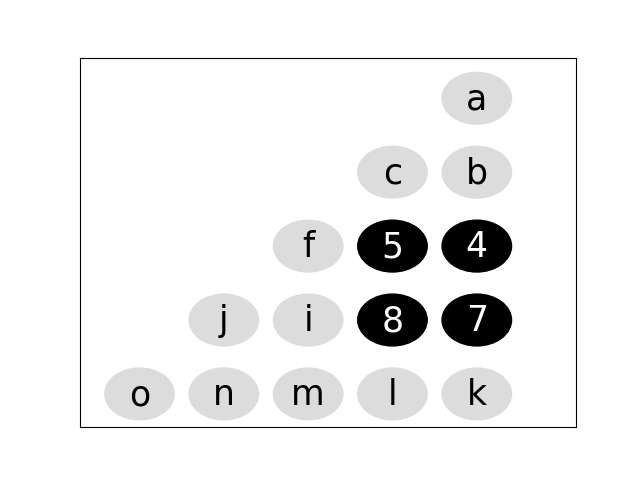

Write Python code to recreate this figure.
#senku implementacion grafica


print("Espere un momento...")
import matplotlib
matplotlib.use('Agg')
import matplotlib.pyplot as plt
import matplotlib.patches as patches
from matplotlib.offsetbox import AnnotationBbox, OffsetImage
from matplotlib.figure import Figure

fig, ax = plt.subplots()
fig.suptitle("Problema incial", fontsize=16)

circle1 = plt.Circle((0.8, 0.89), 0.07, color='gainsboro')
circle2 = plt.Circle((0.8, 0.69), 0.07, color='gainsboro')
circle3 = plt.Circle((0.8, 0.49), 0.07, color='gainsboro')
circle4 = plt.Circle((0.8, 0.29), 0.07, color='gainsboro')
circle5 = plt.Circle((0.8, 0.09), 0.07, color='gainsboro')

circle6 = plt.Circle((0.63, 0.69), 0.07, color='gainsboro')
circle7 = plt.Circle((0.63, 0.49), 0.07, color='gainsboro')
circle8 = plt.Circle((0.63, 0.29), 0.07, color='gainsboro')
circle9 = plt.Circle((0.63, 0.09), 0.07, color='gainsboro')

circle10 = plt.Circle((0.46, 0.49), 0.07, color='gainsboro')
circle11 = plt.Circle((0.46, 0.29), 0.07, color='gainsboro')
circle12 = plt.Circle((0.46, 0.09), 0.07, color='gainsboro')

circle13 = plt.Circle((0.29, 0.29), 0.07, color='gainsboro')
circle14 = plt.Circle((0.29, 0.09), 0.07, color='gainsboro')

circle15 = plt.Circle((0.12, 0.09), 0.07, color='gainsboro')

ax.get_xaxis().set_visible(False)
ax.get_yaxis().set_visible(False)

ax.add_artist(circle1)
label = ax.annotate("a", xy=(0.8, 0.86), fontsize=25, ha = "center")
ax.add_artist(circle2)
label = ax.annotate("b", xy=(0.8, 0.66), fontsize=25, ha = "center")
ax.add_artist(circle3)
label = ax.annotate("d", xy=(0.8, 0.46), fontsize=25, ha = "center")
ax.add_artist(circle4)
label = ax.annotate("g", xy=(0.8, 0.26), fontsize=25, ha = "center")
ax.add_artist(circle5)
label = ax.annotate("k", xy=(0.8, 0.06), fontsize=25, ha = "center")
ax.add_artist(circle6)
label = ax.annotate("c", xy=(0.63, 0.66), fontsize=25, ha = "center")
ax.add_artist(circle7)
label = ax.annotate("e", xy=(0.63, 0.46), fontsize=25, ha = "center")
ax.add_artist(circle8)
label = ax.annotate("h", xy=(0.63, 0.26), fontsize=25, ha = "center")
ax.add_artist(circle9)
label = ax.annotate("l", xy=(0.63, 0.06), fontsize=25, ha = "center")
ax.add_artist(circle10)
label = ax.annotate("f", xy=(0.46, 0.46), fontsize=25, ha = "center")
ax.add_artist(circle11)
label = ax.annotate("i", xy=(0.46, 0.26), fontsize=25, ha = "center")
ax.add_artist(circle12)
label = ax.annotate("m", xy=(0.46, 0.06), fontsize=25, ha = "center")
ax.add_artist(circle13)
label = ax.annotate("j", xy=(0.29, 0.26), fontsize=25, ha = "center")
ax.add_artist(circle14)
label = ax.annotate("n", xy=(0.29, 0.06), fontsize=25, ha = "center")
ax.add_artist(circle15)
label = ax.annotate("o", xy=(0.12, 0.06), fontsize=25, ha = "center")

#SITUACION INICIAL
#letras posicion
#numeros fichas

dict ={'a':0,'b':0,'c':0,'d':1,'e':1,'f':0,'g':1,'h':1,'i':0,'j':0,'k':0,'l':0,'m':0,'n':0,'o':0}

    #creacion de el ejemplo para la representacion grafica
a = dict.get('a')
b = dict.get('b')
c = dict.get('c')
d = dict.get('d')
e = dict.get('e')
f = dict.get('f')
g = dict.get('g')
h = dict.get('h')
i = dict.get('i')
j = dict.get('j')
k = dict.get('k')
l = dict.get('l')
m = dict.get('m')
n = dict.get('n')
o = dict.get('o')

#DIBUJA LA EL EJEMPLO QUE CONDICIONAMOS EN EL tablero
if a == 1:
    circlea = plt.Circle((0.8, 0.89), 0.07, color='k')
    ax.add_artist(circlea)
    label = ax.annotate("1", xy=(0.8, 0.86), fontsize=25, ha = "center",color='w')
if b == 1:
    circleb = plt.Circle((0.8, 0.69), 0.07, color='k')
    ax.add_artist(circleb)
    label = ax.annotate("2", xy=(0.8, 0.66), fontsize=25, ha = "center",color='w')
if d == 1:
    circled = plt.Circle((0.8, 0.49), 0.07, color='k')
    ax.add_artist(circled)
    label = ax.annotate("4", xy=(0.8, 0.46), fontsize=25, ha = "center",color='w')
if g == 1:
    circleg = plt.Circle((0.8, 0.29), 0.07, color='k')
    ax.add_artist(circleg)
    label = ax.annotate("7", xy=(0.8, 0.26), fontsize=25, ha = "center",color='w')
if k == 1:
    circlek = plt.Circle((0.8, 0.09), 0.07, color='k')
    ax.add_artist(circlek)
    label = ax.annotate("11", xy=(0.8, 0.06), fontsize=25, ha = "center",color='w')


if c == 1:
    circlec = plt.Circle((0.63, 0.69), 0.07, color='k')
    ax.add_artist(circlec)
    label = ax.annotate("3", xy=(0.63, 0.66), fontsize=25, ha = "center",color='w')
if e == 1:
    circlee = plt.Circle((0.63, 0.49), 0.07, color='k')
    ax.add_artist(circlee)
    label = ax.annotate("5", xy=(0.63, 0.46), fontsize=25, ha = "center",color='w')
if h == 1:
    circleh = plt.Circle((0.63, 0.29), 0.07, color='k')
    ax.add_artist(circleh)
    label = ax.annotate("8", xy=(0.63, 0.26), fontsize=25, ha = "center",color='w')
if l == 1:
    circlel = plt.Circle((0.63, 0.09), 0.07, color='k')
    ax.add_artist(circlel)
    label = ax.annotate("12", xy=(0.63, 0.06), fontsize=25, ha = "center",color='w')


if f == 1:
    circlef = plt.Circle((0.46, 0.49), 0.07, color='k')
    ax.add_artist(circlef)
    label = ax.annotate("6", xy=(0.46, 0.46), fontsize=25, ha = "center",color='w')
if i == 1:
    circlei = plt.Circle((0.46, 0.29), 0.07, color='k')
    ax.add_artist(circlei)
    label = ax.annotate("9", xy=(0.46, 0.26), fontsize=25, ha = "center",color='w')
if m == 1:
    circlem = plt.Circle((0.46, 0.09), 0.07, color='k')
    ax.add_artist(circlem)
    label = ax.annotate("13", xy=(0.46, 0.06), fontsize=25, ha = "center",color='w')


if j == 1:
    circlemj = plt.Circle((0.29, 0.29), 0.07, color='k')
    ax.add_artist(circlej)
    label = ax.annotate("10", xy=(0.29, 0.26), fontsize=25, ha = "center",color='w')
if n == 1:
    circlen = plt.Circle((0.29, 0.09), 0.07, color='k')
    ax.add_artist(circlen)
    label = ax.annotate("14", xy=(0.29, 0.06), fontsize=25, ha = "center",color='w')


if o == 1:
    circleo = plt.Circle((0.12, 0.09), 0.07, color='k')
    ax.add_artist(circleo)
    label = ax.annotate("15", xy=(0.12, 0.06), fontsize=25, ha = "center",color='w')

fig.savefig('Senku.png') #la parte grafica se guarda en una imagen llamada asi
print("En la figura guardada se puede ver que las condiciones iniciales para jugar. Con las fichas : 4,5,7 y 8 en las posiciones d,e,g y h respectivamente. ")
 ################################################################################################################################
 #PRIMER MOVIMIENTO SOLUCION

fig, ax = plt.subplots()
fig.suptitle("Mover ficha 5 a posicion L y se elimina ficha 8", fontsize=16)

circle1 = plt.Circle((0.8, 0.89), 0.07, color='gainsboro')
circle2 = plt.Circle((0.8, 0.69), 0.07, color='gainsboro')
circle3 = plt.Circle((0.8, 0.49), 0.07, color='gainsboro')
circle4 = plt.Circle((0.8, 0.29), 0.07, color='gainsboro')
circle5 = plt.Circle((0.8, 0.09), 0.07, color='gainsboro')

circle6 = plt.Circle((0.63, 0.69), 0.07, color='gainsboro')
circle7 = plt.Circle((0.63, 0.49), 0.07, color='gainsboro')
circle8 = plt.Circle((0.63, 0.29), 0.07, color='gainsboro')
circle9 = plt.Circle((0.63, 0.09), 0.07, color='gainsboro')

circle10 = plt.Circle((0.46, 0.49), 0.07, color='gainsboro')
circle11 = plt.Circle((0.46, 0.29), 0.07, color='gainsboro')
circle12 = plt.Circle((0.46, 0.09), 0.07, color='gainsboro')

circle13 = plt.Circle((0.29, 0.29), 0.07, color='gainsboro')
circle14 = plt.Circle((0.29, 0.09), 0.07, color='gainsboro')

circle15 = plt.Circle((0.12, 0.09), 0.07, color='gainsboro')

ax.get_xaxis().set_visible(False)
ax.get_yaxis().set_visible(False)

ax.add_artist(circle1)
label = ax.annotate("a", xy=(0.8, 0.86), fontsize=25, ha = "center")
ax.add_artist(circle2)
label = ax.annotate("b", xy=(0.8, 0.66), fontsize=25, ha = "center")
ax.add_artist(circle3)
label = ax.annotate("d", xy=(0.8, 0.46), fontsize=25, ha = "center")
ax.add_artist(circle4)
label = ax.annotate("g", xy=(0.8, 0.26), fontsize=25, ha = "center")
ax.add_artist(circle5)
label = ax.annotate("k", xy=(0.8, 0.06), fontsize=25, ha = "center")
ax.add_artist(circle6)
label = ax.annotate("c", xy=(0.63, 0.66), fontsize=25, ha = "center")
ax.add_artist(circle7)
label = ax.annotate("e", xy=(0.63, 0.46), fontsize=25, ha = "center")
ax.add_artist(circle8)
label = ax.annotate("h", xy=(0.63, 0.26), fontsize=25, ha = "center")
ax.add_artist(circle9)
label = ax.annotate("l", xy=(0.63, 0.06), fontsize=25, ha = "center")
ax.add_artist(circle10)
label = ax.annotate("f", xy=(0.46, 0.46), fontsize=25, ha = "center")
ax.add_artist(circle11)
label = ax.annotate("i", xy=(0.46, 0.26), fontsize=25, ha = "center")
ax.add_artist(circle12)
label = ax.annotate("m", xy=(0.46, 0.06), fontsize=25, ha = "center")
ax.add_artist(circle13)
label = ax.annotate("j", xy=(0.29, 0.26), fontsize=25, ha = "center")
ax.add_artist(circle14)
label = ax.annotate("n", xy=(0.29, 0.06), fontsize=25, ha = "center")
ax.add_artist(circle15)
label = ax.annotate("o", xy=(0.12, 0.06), fontsize=25, ha = "center")

#SITUACION INICIAL
#letras posicion
#numeros fichas

dict ={'a':0,'b':0,'c':0,'d':1,'e':0,'f':0,'g':1,'h':0,'i':0,'j':0,'k':0,'l':1,'m':0,'n':0,'o':0}

    #creacion de el ejemplo para la representacion grafica
a = dict.get('a')
b = dict.get('b')
c = dict.get('c')
d = dict.get('d')
e = dict.get('e')
f = dict.get('f')
g = dict.get('g')
h = dict.get('h')
i = dict.get('i')
j = dict.get('j')
k = dict.get('k')
l = dict.get('l')
m = dict.get('m')
n = dict.get('n')
o = dict.get('o')

#DIBUJA LA EL EJEMPLO QUE CONDICIONAMOS EN EL tablero
if a == 1:
    circlea = plt.Circle((0.8, 0.89), 0.07, color='k')
    ax.add_artist(circlea)
    label = ax.annotate("1", xy=(0.8, 0.86), fontsize=25, ha = "center",color='w')
if b == 1:
    circleb = plt.Circle((0.8, 0.69), 0.07, color='k')
    ax.add_artist(circleb)
    label = ax.annotate("2", xy=(0.8, 0.66), fontsize=25, ha = "center",color='w')
if d == 1:
    circled = plt.Circle((0.8, 0.49), 0.07, color='k')
    ax.add_artist(circled)
    label = ax.annotate("4", xy=(0.8, 0.46), fontsize=25, ha = "center",color='w')
if g == 1:
    circleg = plt.Circle((0.8, 0.29), 0.07, color='k')
    ax.add_artist(circleg)
    label = ax.annotate("7", xy=(0.8, 0.26), fontsize=25, ha = "center",color='w')
if k == 1:
    circlek = plt.Circle((0.8, 0.09), 0.07, color='k')
    ax.add_artist(circlek)
    label = ax.annotate("11", xy=(0.8, 0.06), fontsize=25, ha = "center",color='w')


if c == 1:
    circlec = plt.Circle((0.63, 0.69), 0.07, color='k')
    ax.add_artist(circlec)
    label = ax.annotate("3", xy=(0.63, 0.66), fontsize=25, ha = "center",color='w')
if e == 1:
    circlee = plt.Circle((0.63, 0.49), 0.07, color='k')
    ax.add_artist(circlee)
    label = ax.annotate("5", xy=(0.63, 0.46), fontsize=25, ha = "center",color='w')
if h == 1:
    circleh = plt.Circle((0.63, 0.29), 0.07, color='k')
    ax.add_artist(circleh)
    label = ax.annotate("8", xy=(0.63, 0.26), fontsize=25, ha = "center",color='w')
if l == 1:
    circlel = plt.Circle((0.63, 0.09), 0.07, color='k')
    ax.add_artist(circlel)
    label = ax.annotate("5", xy=(0.63, 0.06), fontsize=25, ha = "center",color='w')


if f == 1:
    circlef = plt.Circle((0.46, 0.49), 0.07, color='k')
    ax.add_artist(circlef)
    label = ax.annotate("6", xy=(0.46, 0.46), fontsize=25, ha = "center",color='w')
if i == 1:
    circlei = plt.Circle((0.46, 0.29), 0.07, color='k')
    ax.add_artist(circlei)
    label = ax.annotate("9", xy=(0.46, 0.26), fontsize=25, ha = "center",color='w')
if m == 1:
    circlem = plt.Circle((0.46, 0.09), 0.07, color='k')
    ax.add_artist(circlem)
    label = ax.annotate("13", xy=(0.46, 0.06), fontsize=25, ha = "center",color='w')


if j == 1:
    circlemj = plt.Circle((0.29, 0.29), 0.07, color='k')
    ax.add_artist(circlej)
    label = ax.annotate("10", xy=(0.29, 0.26), fontsize=25, ha = "center",color='w')
if n == 1:
    circlen = plt.Circle((0.29, 0.09), 0.07, color='k')
    ax.add_artist(circlen)
    label = ax.annotate("14", xy=(0.29, 0.06), fontsize=25, ha = "center",color='w')


if o == 1:
    circleo = plt.Circle((0.12, 0.09), 0.07, color='k')
    ax.add_artist(circleo)
    label = ax.annotate("15", xy=(0.12, 0.06), fontsize=25, ha = "center",color='w')

fig.savefig('Senku2.png') #la parte grafica se guarda en una imagen llamada asi
#########################################################################################################

# 2 MOVIMIENTO SOLUCION

fig, ax = plt.subplots()
fig.suptitle("Mover ficha 4 a posicion k y se elimina ficha 7", fontsize=16)

circle1 = plt.Circle((0.8, 0.89), 0.07, color='gainsboro')
circle2 = plt.Circle((0.8, 0.69), 0.07, color='gainsboro')
circle3 = plt.Circle((0.8, 0.49), 0.07, color='gainsboro')
circle4 = plt.Circle((0.8, 0.29), 0.07, color='gainsboro')
circle5 = plt.Circle((0.8, 0.09), 0.07, color='gainsboro')

circle6 = plt.Circle((0.63, 0.69), 0.07, color='gainsboro')
circle7 = plt.Circle((0.63, 0.49), 0.07, color='gainsboro')
circle8 = plt.Circle((0.63, 0.29), 0.07, color='gainsboro')
circle9 = plt.Circle((0.63, 0.09), 0.07, color='gainsboro')

circle10 = plt.Circle((0.46, 0.49), 0.07, color='gainsboro')
circle11 = plt.Circle((0.46, 0.29), 0.07, color='gainsboro')
circle12 = plt.Circle((0.46, 0.09), 0.07, color='gainsboro')

circle13 = plt.Circle((0.29, 0.29), 0.07, color='gainsboro')
circle14 = plt.Circle((0.29, 0.09), 0.07, color='gainsboro')

circle15 = plt.Circle((0.12, 0.09), 0.07, color='gainsboro')

ax.get_xaxis().set_visible(False)
ax.get_yaxis().set_visible(False)

ax.add_artist(circle1)
label = ax.annotate("a", xy=(0.8, 0.86), fontsize=25, ha = "center")
ax.add_artist(circle2)
label = ax.annotate("b", xy=(0.8, 0.66), fontsize=25, ha = "center")
ax.add_artist(circle3)
label = ax.annotate("d", xy=(0.8, 0.46), fontsize=25, ha = "center")
ax.add_artist(circle4)
label = ax.annotate("g", xy=(0.8, 0.26), fontsize=25, ha = "center")
ax.add_artist(circle5)
label = ax.annotate("k", xy=(0.8, 0.06), fontsize=25, ha = "center")
ax.add_artist(circle6)
label = ax.annotate("c", xy=(0.63, 0.66), fontsize=25, ha = "center")
ax.add_artist(circle7)
label = ax.annotate("e", xy=(0.63, 0.46), fontsize=25, ha = "center")
ax.add_artist(circle8)
label = ax.annotate("h", xy=(0.63, 0.26), fontsize=25, ha = "center")
ax.add_artist(circle9)
label = ax.annotate("l", xy=(0.63, 0.06), fontsize=25, ha = "center")
ax.add_artist(circle10)
label = ax.annotate("f", xy=(0.46, 0.46), fontsize=25, ha = "center")
ax.add_artist(circle11)
label = ax.annotate("i", xy=(0.46, 0.26), fontsize=25, ha = "center")
ax.add_artist(circle12)
label = ax.annotate("m", xy=(0.46, 0.06), fontsize=25, ha = "center")
ax.add_artist(circle13)
label = ax.annotate("j", xy=(0.29, 0.26), fontsize=25, ha = "center")
ax.add_artist(circle14)
label = ax.annotate("n", xy=(0.29, 0.06), fontsize=25, ha = "center")
ax.add_artist(circle15)
label = ax.annotate("o", xy=(0.12, 0.06), fontsize=25, ha = "center")

#SITUACION INICIAL
#letras posicion
#numeros fichas

dict ={'a':0,'b':0,'c':0,'d':0,'e':0,'f':0,'g':0,'h':0,'i':0,'j':0,'k':1,'l':1,'m':0,'n':0,'o':0}

    #creacion de el ejemplo para la representacion grafica
a = dict.get('a')
b = dict.get('b')
c = dict.get('c')
d = dict.get('d')
e = dict.get('e')
f = dict.get('f')
g = dict.get('g')
h = dict.get('h')
i = dict.get('i')
j = dict.get('j')
k = dict.get('k')
l = dict.get('l')
m = dict.get('m')
n = dict.get('n')
o = dict.get('o')

#DIBUJA LA EL EJEMPLO QUE CONDICIONAMOS EN EL tablero
if a == 1:
    circlea = plt.Circle((0.8, 0.89), 0.07, color='k')
    ax.add_artist(circlea)
    label = ax.annotate("1", xy=(0.8, 0.86), fontsize=25, ha = "center",color='w')
if b == 1:
    circleb = plt.Circle((0.8, 0.69), 0.07, color='k')
    ax.add_artist(circleb)
    label = ax.annotate("2", xy=(0.8, 0.66), fontsize=25, ha = "center",color='w')
if d == 1:
    circled = plt.Circle((0.8, 0.49), 0.07, color='k')
    ax.add_artist(circled)
    label = ax.annotate("4", xy=(0.8, 0.46), fontsize=25, ha = "center",color='w')
if g == 1:
    circleg = plt.Circle((0.8, 0.29), 0.07, color='k')
    ax.add_artist(circleg)
    label = ax.annotate("7", xy=(0.8, 0.26), fontsize=25, ha = "center",color='w')
if k == 1:
    circlek = plt.Circle((0.8, 0.09), 0.07, color='k')
    ax.add_artist(circlek)
    label = ax.annotate("4", xy=(0.8, 0.06), fontsize=25, ha = "center",color='w')


if c == 1:
    circlec = plt.Circle((0.63, 0.69), 0.07, color='k')
    ax.add_artist(circlec)
    label = ax.annotate("3", xy=(0.63, 0.66), fontsize=25, ha = "center",color='w')
if e == 1:
    circlee = plt.Circle((0.63, 0.49), 0.07, color='k')
    ax.add_artist(circlee)
    label = ax.annotate("5", xy=(0.63, 0.46), fontsize=25, ha = "center",color='w')
if h == 1:
    circleh = plt.Circle((0.63, 0.29), 0.07, color='k')
    ax.add_artist(circleh)
    label = ax.annotate("8", xy=(0.63, 0.26), fontsize=25, ha = "center",color='w')
if l == 1:
    circlel = plt.Circle((0.63, 0.09), 0.07, color='k')
    ax.add_artist(circlel)
    label = ax.annotate("5", xy=(0.63, 0.06), fontsize=25, ha = "center",color='w')


if f == 1:
    circlef = plt.Circle((0.46, 0.49), 0.07, color='k')
    ax.add_artist(circlef)
    label = ax.annotate("6", xy=(0.46, 0.46), fontsize=25, ha = "center",color='w')
if i == 1:
    circlei = plt.Circle((0.46, 0.29), 0.07, color='k')
    ax.add_artist(circlei)
    label = ax.annotate("9", xy=(0.46, 0.26), fontsize=25, ha = "center",color='w')
if m == 1:
    circlem = plt.Circle((0.46, 0.09), 0.07, color='k')
    ax.add_artist(circlem)
    label = ax.annotate("13", xy=(0.46, 0.06), fontsize=25, ha = "center",color='w')


if j == 1:
    circlemj = plt.Circle((0.29, 0.29), 0.07, color='k')
    ax.add_artist(circlej)
    label = ax.annotate("10", xy=(0.29, 0.26), fontsize=25, ha = "center",color='w')
if n == 1:
    circlen = plt.Circle((0.29, 0.09), 0.07, color='k')
    ax.add_artist(circlen)
    label = ax.annotate("14", xy=(0.29, 0.06), fontsize=25, ha = "center",color='w')


if o == 1:
    circleo = plt.Circle((0.12, 0.09), 0.07, color='k')
    ax.add_artist(circleo)
    label = ax.annotate("15", xy=(0.12, 0.06), fontsize=25, ha = "center",color='w')

fig.savefig('Senku3.png') #la parte grafica se guarda en una imagen llamada asi

#############################################################################################################

fig, ax = plt.subplots()
fig.suptitle("Mover ficha 4 a posicion m y se elimina ficha 5. Solucion final, Se gano el juego!", fontsize=11)

circle1 = plt.Circle((0.8, 0.89), 0.07, color='gainsboro')
circle2 = plt.Circle((0.8, 0.69), 0.07, color='gainsboro')
circle3 = plt.Circle((0.8, 0.49), 0.07, color='gainsboro')
circle4 = plt.Circle((0.8, 0.29), 0.07, color='gainsboro')
circle5 = plt.Circle((0.8, 0.09), 0.07, color='gainsboro')

circle6 = plt.Circle((0.63, 0.69), 0.07, color='gainsboro')
circle7 = plt.Circle((0.63, 0.49), 0.07, color='gainsboro')
circle8 = plt.Circle((0.63, 0.29), 0.07, color='gainsboro')
circle9 = plt.Circle((0.63, 0.09), 0.07, color='gainsboro')

circle10 = plt.Circle((0.46, 0.49), 0.07, color='gainsboro')
circle11 = plt.Circle((0.46, 0.29), 0.07, color='gainsboro')
circle12 = plt.Circle((0.46, 0.09), 0.07, color='gainsboro')

circle13 = plt.Circle((0.29, 0.29), 0.07, color='gainsboro')
circle14 = plt.Circle((0.29, 0.09), 0.07, color='gainsboro')

circle15 = plt.Circle((0.12, 0.09), 0.07, color='gainsboro')

ax.get_xaxis().set_visible(False)
ax.get_yaxis().set_visible(False)

ax.add_artist(circle1)
label = ax.annotate("a", xy=(0.8, 0.86), fontsize=25, ha = "center")
ax.add_artist(circle2)
label = ax.annotate("b", xy=(0.8, 0.66), fontsize=25, ha = "center")
ax.add_artist(circle3)
label = ax.annotate("d", xy=(0.8, 0.46), fontsize=25, ha = "center")
ax.add_artist(circle4)
label = ax.annotate("g", xy=(0.8, 0.26), fontsize=25, ha = "center")
ax.add_artist(circle5)
label = ax.annotate("k", xy=(0.8, 0.06), fontsize=25, ha = "center")
ax.add_artist(circle6)
label = ax.annotate("c", xy=(0.63, 0.66), fontsize=25, ha = "center")
ax.add_artist(circle7)
label = ax.annotate("e", xy=(0.63, 0.46), fontsize=25, ha = "center")
ax.add_artist(circle8)
label = ax.annotate("h", xy=(0.63, 0.26), fontsize=25, ha = "center")
ax.add_artist(circle9)
label = ax.annotate("l", xy=(0.63, 0.06), fontsize=25, ha = "center")
ax.add_artist(circle10)
label = ax.annotate("f", xy=(0.46, 0.46), fontsize=25, ha = "center")
ax.add_artist(circle11)
label = ax.annotate("i", xy=(0.46, 0.26), fontsize=25, ha = "center")
ax.add_artist(circle12)
label = ax.annotate("m", xy=(0.46, 0.06), fontsize=25, ha = "center")
ax.add_artist(circle13)
label = ax.annotate("j", xy=(0.29, 0.26), fontsize=25, ha = "center")
ax.add_artist(circle14)
label = ax.annotate("n", xy=(0.29, 0.06), fontsize=25, ha = "center")
ax.add_artist(circle15)
label = ax.annotate("o", xy=(0.12, 0.06), fontsize=25, ha = "center")

#SITUACION INICIAL
#letras posicion
#numeros fichas

dict ={'a':0,'b':0,'c':0,'d':0,'e':0,'f':0,'g':0,'h':0,'i':0,'j':0,'k':0,'l':0,'m':1,'n':0,'o':0}

    #creacion de el ejemplo para la representacion grafica
a = dict.get('a')
b = dict.get('b')
c = dict.get('c')
d = dict.get('d')
e = dict.get('e')
f = dict.get('f')
g = dict.get('g')
h = dict.get('h')
i = dict.get('i')
j = dict.get('j')
k = dict.get('k')
l = dict.get('l')
m = dict.get('m')
n = dict.get('n')
o = dict.get('o')

#DIBUJA LA EL EJEMPLO QUE CONDICIONAMOS EN EL tablero
if a == 1:
    circlea = plt.Circle((0.8, 0.89), 0.07, color='k')
    ax.add_artist(circlea)
    label = ax.annotate("1", xy=(0.8, 0.86), fontsize=25, ha = "center",color='w')
if b == 1:
    circleb = plt.Circle((0.8, 0.69), 0.07, color='k')
    ax.add_artist(circleb)
    label = ax.annotate("2", xy=(0.8, 0.66), fontsize=25, ha = "center",color='w')
if d == 1:
    circled = plt.Circle((0.8, 0.49), 0.07, color='k')
    ax.add_artist(circled)
    label = ax.annotate("4", xy=(0.8, 0.46), fontsize=25, ha = "center",color='w')
if g == 1:
    circleg = plt.Circle((0.8, 0.29), 0.07, color='k')
    ax.add_artist(circleg)
    label = ax.annotate("7", xy=(0.8, 0.26), fontsize=25, ha = "center",color='w')
if k == 1:
    circlek = plt.Circle((0.8, 0.09), 0.07, color='k')
    ax.add_artist(circlek)
    label = ax.annotate("11", xy=(0.8, 0.06), fontsize=25, ha = "center",color='w')


if c == 1:
    circlec = plt.Circle((0.63, 0.69), 0.07, color='k')
    ax.add_artist(circlec)
    label = ax.annotate("3", xy=(0.63, 0.66), fontsize=25, ha = "center",color='w')
if e == 1:
    circlee = plt.Circle((0.63, 0.49), 0.07, color='k')
    ax.add_artist(circlee)
    label = ax.annotate("5", xy=(0.63, 0.46), fontsize=25, ha = "center",color='w')
if h == 1:
    circleh = plt.Circle((0.63, 0.29), 0.07, color='k')
    ax.add_artist(circleh)
    label = ax.annotate("8", xy=(0.63, 0.26), fontsize=25, ha = "center",color='w')
if l == 1:
    circlel = plt.Circle((0.63, 0.09), 0.07, color='k')
    ax.add_artist(circlel)
    label = ax.annotate("12", xy=(0.63, 0.06), fontsize=25, ha = "center",color='w')


if f == 1:
    circlef = plt.Circle((0.46, 0.49), 0.07, color='k')
    ax.add_artist(circlef)
    label = ax.annotate("6", xy=(0.46, 0.46), fontsize=25, ha = "center",color='w')
if i == 1:
    circlei = plt.Circle((0.46, 0.29), 0.07, color='k')
    ax.add_artist(circlei)
    label = ax.annotate("9", xy=(0.46, 0.26), fontsize=25, ha = "center",color='w')
if m == 1:
    circlem = plt.Circle((0.46, 0.09), 0.07, color='k')
    ax.add_artist(circlem)
    label = ax.annotate("4", xy=(0.46, 0.06), fontsize=25, ha = "center",color='w')


if j == 1:
    circlemj = plt.Circle((0.29, 0.29), 0.07, color='k')
    ax.add_artist(circlej)
    label = ax.annotate("10", xy=(0.29, 0.26), fontsize=25, ha = "center",color='w')
if n == 1:
    circlen = plt.Circle((0.29, 0.09), 0.07, color='k')
    ax.add_artist(circlen)
    label = ax.annotate("14", xy=(0.29, 0.06), fontsize=25, ha = "center",color='w')


if o == 1:
    circleo = plt.Circle((0.12, 0.09), 0.07, color='k')
    ax.add_artist(circleo)
    label = ax.annotate("15", xy=(0.12, 0.06), fontsize=25, ha = "center",color='w')

fig.savefig('Senku4.png') #la parte grafica se guarda en una imagen llamada asi
